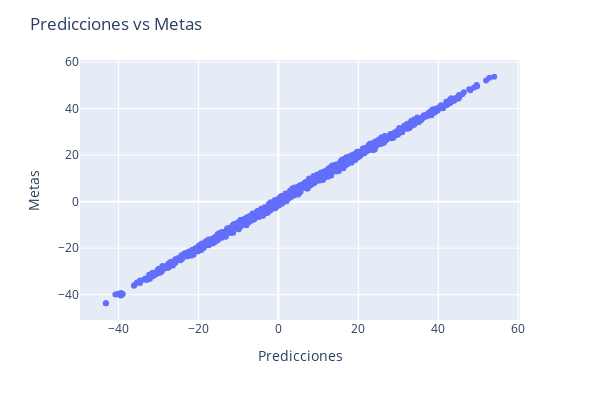

Here is the notebook cell this chart was saved with:
### Code cell
fig = px.scatter(x = np.squeeze(model.predict_on_batch(datos_entrenamiento['entradas'])), y =  np.squeeze(datos_entrenamiento['targets']))
fig.update_layout(title="Predicciones vs Metas",xaxis_title="Predicciones",yaxis_title="Metas",width = 600,height = 400,)
fig.show()

### Figure 1 — Plotly figure (JSON) as saved in the notebook; plotly's stock layout.template omitted (floating-point values rounded to 4 significant figures; data arrays with more than 128 entries replaced by an {"elided": "..."} marker saying what was removed)
{"data": [{"hovertemplate": "x=%{x}<br>y=%{y}<extra></extra>", "legendgroup": "", "marker": {"color": "#636efa", "symbol": "circle"}, "mode": "markers", "name": "", "orientation": "v", "showlegend": false, "type": "scatter", "x": {"elided": "1000 float values"}, "xaxis": "x", "y": {"elided": "1000 float values"}, "yaxis": "y"}], "layout": {"height": 400, "legend": {"tracegroupgap": 0}, "margin": {"t": 60}, "title": {"text": "Predicciones vs Metas"}, "width": 600, "xaxis": {"anchor": "y", "domain": [0, 1], "title": {"text": "Predicciones"}}, "yaxis": {"anchor": "x", "domain": [0, 1], "title": {"text": "Metas"}}}}
